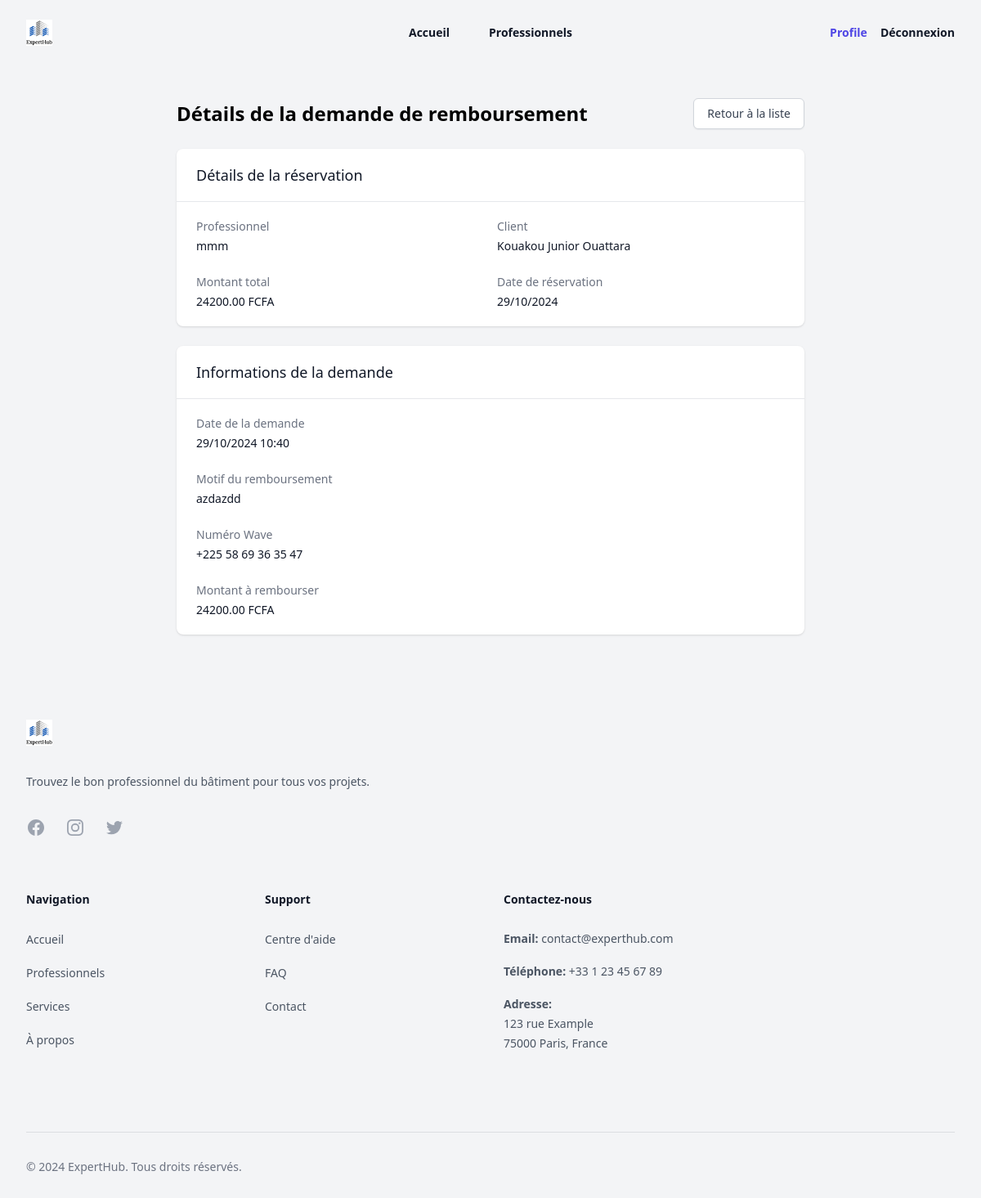
The page /remboursement/detail/2/ (signed in) on the database its author committed.
### reservations/models.py (models this page shows, shortened)
class Reservation(models.Model):
    objects = ReservationManager()
    professionnel = models.ForeignKey(
        Professionnel,
        on_delete=models.CASCADE,
        related_name="reservations"
    )
    client = models.ForeignKey(
        settings.AUTH_USER_MODEL,
        on_delete=models.CASCADE
    )
    description = models.TextField(
        verbose_name="Description de la demande",
        help_text="Décrivez le travail que vous souhaitez faire réaliser"
    )
    phone = models.CharField(
        max_length=20,
        verbose_name="Numéro de téléphone"
    )
    selected_dates = models.JSONField(
        verbose_name="Dates sélectionnées",
        help_text="Les dates de réservation sélectionnées"
    )
    created_at = models.DateTimeField(
        auto_now_add=True,
        verbose_name="Date de création"
    )
    status = models.CharField(
        max_length=20,
        choices=ReservationStatus.choices,
        default=ReservationStatus.PENDING,
        verbose_name="Statut"
    )
    last_status_change = models.DateTimeField(
        auto_now_add=True,
        verbose_name="Dernière modification du statut"
    )
    cancelled_at = models.DateTimeField(null=True, blank=True)
    total_price = models.DecimalField(
        max_digits=10,
        decimal_places=2,
        verbose_name="Prix total",
        help_text="Prix total basé sur le nombre de jours × tarif journalier",
        editable=False
    )
    class Meta:
        ordering = ['-created_at']
        constraints = [
            models.UniqueConstraint(
                fields=["professionnel", "client", "created_at"],
                name="unique_reservation"
            )
        ]

### professionnels/models.py (models this page shows, shortened)
class Professionnel(models.Model):
    full_name = models.CharField(max_length=255, verbose_name="Nom complet")
    profile_photo = models.ImageField(
        upload_to="photos/", null=True, blank=True, verbose_name="Photo de profil"
    )
    email = models.EmailField(unique=True, verbose_name="Email", db_index=True)
    phone = models.CharField(max_length=20, verbose_name="Téléphone", db_index=True)
    CITY_CHOICES = [
        ("Abidjan", "Abidjan"),
        ("Yamoussoukro", "Yamoussoukro"),
    ]
    city = models.CharField(max_length=100, choices=CITY_CHOICES, verbose_name="Ville")
    COMMUNE_CHOICES = [
        ("Abobo", "Abobo"),
        ("Adjamé", "Adjamé"),
    ]
    commune = models.CharField(
        max_length=100, choices=COMMUNE_CHOICES, verbose_name="Commune"
    )
    presentation_video = models.FileField(
        upload_to="videos/", null=True, blank=True, verbose_name="Vidéo de présentation"
    )
    SPECIALIZATIONS = [
        ("Gros Oeuvre", "Gros Oeuvre"),
        ("Second Oeuvre", "Second Oeuvre"),
    ]
    specialization = models.CharField(
        max_length=255, choices=SPECIALIZATIONS, verbose_name="Spécialisation"
    )
    class SkillLevel(models.TextChoices):
        DEBUTANT = "Débutant", "Débutant"
        INTERMEDIAIRE = "Intermédiaire", "Intermédiaire"
        EXPERT = "Expert", "Expert"
    skill_level = models.CharField(
        max_length=50,
        choices=SkillLevel.choices,
        verbose_name="Niveau de compétence",
    )
    certifications = models.TextField(verbose_name="Certifications", blank=True)
    years_of_experience = models.PositiveIntegerField(
        help_text="Nombre d'années d'expérience", verbose_name="Années d'expérience"
    )
    daily_rate = models.DecimalField(
        max_digits=10, decimal_places=2, verbose_name="Tarif journalier"
    )
    availability = models.CharField(
        max_length=255,
        help_text="Exemple : Lundi,Mardi,Mercredi",
        verbose_name="Disponibilité",
    )
    class Meta:
        constraints = [
            models.UniqueConstraint(fields=["email"], name="unique_email"),
        ]

### remboursements/models.py (models this page shows, shortened)
class RefundRequest(models.Model):
    reservation = models.OneToOneField(
        Reservation,
        on_delete=models.CASCADE,
        related_name='refund_request'
    )
    requester = models.ForeignKey(
        settings.AUTH_USER_MODEL,
        on_delete=models.CASCADE,
        related_name='refund_requests'
    )
    reason = models.TextField(
        verbose_name="Motif du remboursement",
        help_text="Veuillez expliquer la raison de votre demande de remboursement"
    )
    wave_number = models.CharField(
        max_length=20,
        verbose_name="Numéro Wave",
        help_text="Votre numéro Wave Mobile",
        validators=[validate_wave_number]
    )
    created_at = models.DateTimeField(auto_now_add=True)
    processed_at = models.DateTimeField(null=True, blank=True)
    processed_by = models.ForeignKey(
        settings.AUTH_USER_MODEL,
        on_delete=models.SET_NULL,
        null=True,
        related_name='processed_refunds'
    )
    admin_notes = models.TextField(null=True, blank=True)
    rejection_reason = models.TextField(null=True, blank=True)
    refund_amount = models.DecimalField(
        max_digits=10,
        decimal_places=2,
        null=True,  # Make this field nullable
        blank=True  # Allow blank
    )
    class Meta:
        ordering = ['-created_at']
        verbose_name = "Demande de remboursement"
        verbose_name_plural = "Demandes de remboursement"

### remboursements/views.py (the view)
class RefundRequestDetailView(LoginRequiredMixin, DetailView):
    model = RefundRequest
    template_name = 'remboursements/refund_request_detail.html'
    context_object_name = 'refund_request'
    def get_context_data(self, **kwargs):
        context = super().get_context_data(**kwargs)
        context['reservation'] = self.object.reservation
        return context
    def get_queryset(self):
        qs = super().get_queryset()
        if not self.request.user.is_staff:
            qs = qs.filter(requester=self.request.user)
        return qs

### remboursements/templates/remboursements/refund_request_detail.html (shortened to what this page needs)
{% extends "base.html" %}
{% load static %}
{% block content %}
<div class="container mx-auto px-4 py-8">
  <div class="max-w-3xl mx-auto">
    <div class="flex justify-between items-center mb-6">
      <h1 class="text-2xl font-bold">Détails de la demande de remboursement</h1>
      <a href="{% url 'remboursements:refund_request_list' %}" class="inline-flex items-center px-4 py-2 border border-gray-300 rounded-md shadow-sm text-sm font-medium text-gray-700 bg-white hover:bg-gray-50">
        Retour à la liste
      </a>
    </div>
    <div class="bg-white shadow overflow-hidden sm:rounded-lg mb-6">
      <div class="px-4 py-5 sm:px-6">
        <h2 class="text-lg leading-6 font-medium text-gray-900">Détails de la réservation</h2>
      </div>
      <div class="border-t border-gray-200 px-4 py-5 sm:px-6">
        <dl class="grid grid-cols-1 gap-x-4 gap-y-6 sm:grid-cols-2">
          <div>
            <dt class="text-sm font-medium text-gray-500">Professionnel</dt>
            <dd class="mt-1 text-sm text-gray-900">{{ reservation.professionnel.full_name }}</dd>
          </div>
          <div>
            <dt class="text-sm font-medium text-gray-500">Client</dt>
            <dd class="mt-1 text-sm text-gray-900">{{ refund_request.requester.get_full_name }}</dd>
          </div>
          <div>
            <dt class="text-sm font-medium text-gray-500">Montant total</dt>
            <dd class="mt-1 text-sm text-gray-900">{{ reservation.total_price }} FCFA</dd>
          </div>
          <div>
            <dt class="text-sm font-medium text-gray-500">Date de réservation</dt>
            <dd class="mt-1 text-sm text-gray-900">{{ reservation.created_at|date:"d/m/Y" }}</dd>
          </div>
        </dl>
      </div>
    </div>
    <div class="bg-white shadow overflow-hidden sm:rounded-lg">
      <div class="px-4 py-5 sm:px-6">
        <h2 class="text-lg leading-6 font-medium text-gray-900">Informations de la demande</h2>
      </div>
      <div class="border-t border-gray-200 px-4 py-5 sm:px-6">
        <dl class="grid grid-cols-1 gap-x-4 gap-y-6">
          <div>
            <dt class="text-sm font-medium text-gray-500">Date de la demande</dt>
            <dd class="mt-1 text-sm text-gray-900">{{ refund_request.created_at|date:"d/m/Y H:i" }}</dd>
          </div>
          <div>
            <dt class="text-sm font-medium text-gray-500">Motif du remboursement</dt>
            <dd class="mt-1 text-sm text-gray-900 whitespace-pre-wrap">{{ refund_request.reason }}</dd>
          </div>
          <div>
            <dt class="text-sm font-medium text-gray-500">Numéro Wave</dt>
            <dd class="mt-1 text-sm text-gray-900">{{ refund_request.wave_number }}</dd>
          </div>
          <div>
            <dt class="text-sm font-medium text-gray-500">Montant à rembourser</dt>
            <dd class="mt-1 text-sm text-gray-900">{{ refund_request.refund_amount }} FCFA</dd>
          </div>
        </dl>
      </div>
    </div>
  </div>
</div>
{% endblock %}

### rows shown on the page
Reservation: professionnel.full_name "mmm", total_price "24200.00", created_at "29/10/2024"
RefundRequest: requester.get_full_name "Kouakou Junior Ouattara", created_at "29/10/2024 10:40", reason "azdazdd", wave_number "+225 58 69 36 35 47", refund_amount "24200.00"
